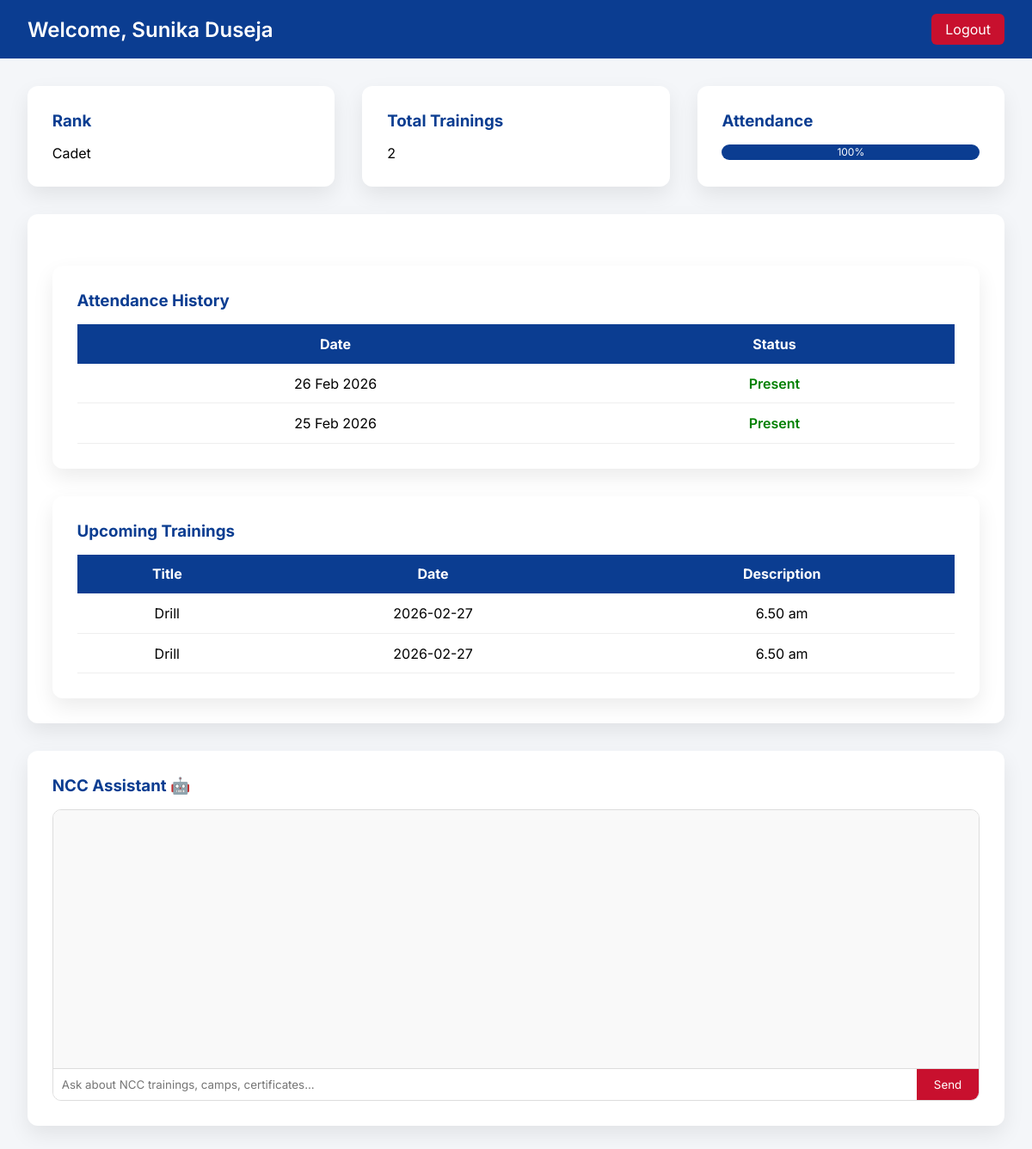
/dashboard.php (signed in), run on the app's committed database.
### tables this page shows
CREATE TABLE `cadets` (
  `id` int(11) NOT NULL,
  `fullname` varchar(100) NOT NULL,
  `dob` date DEFAULT NULL,
  `gender` varchar(10) DEFAULT NULL,
  `course` varchar(100) DEFAULT NULL,
  `phone` varchar(20) DEFAULT NULL,
  `password` varchar(255) NOT NULL,
  `created_at` timestamp NOT NULL DEFAULT current_timestamp(),
  `rank` varchar(50) DEFAULT 'Cadet'
);

CREATE TABLE `attendance` (
  `id` int(11) NOT NULL,
  `cadet_id` int(11) NOT NULL,
  `training_date` date NOT NULL,
  `status` enum('Present','Absent') NOT NULL,
  `created_at` timestamp NOT NULL DEFAULT current_timestamp()
);

CREATE TABLE `training` (
  `id` int(11) NOT NULL,
  `title` varchar(255) NOT NULL,
  `description` text NOT NULL,
  `training_date` date NOT NULL,
  `created_at` timestamp NOT NULL DEFAULT current_timestamp()
);

### dashboard.php (the view, shortened to what this page needs)
<?php
include "config.php";
$cadet_id = $_SESSION['cadet_id'];
$stmt = $conn->prepare("SELECT * FROM cadets WHERE id = ?");
$stmt->bind_param("i", $cadet_id);
$stmt->execute();
$cadet = $stmt->get_result()->fetch_assoc();
$totalQuery = $conn->query("SELECT COUNT(*) as total FROM attendance WHERE cadet_id = $cadet_id");
$total = $totalQuery->fetch_assoc()['total'] ?? 0;
$presentQuery = $conn->query("SELECT COUNT(*) as present FROM attendance WHERE cadet_id = $cadet_id AND status='Present'");
$present = $presentQuery->fetch_assoc()['present'] ?? 0;
$percentage = ($total > 0) ? round(($present / $total) * 100) : 0;
?>
<!DOCTYPE html>
<html>
<head>
</head>
<body>
<div class="topbar">
  <h2>Welcome, <?php echo $cadet['fullname']; ?></h2>
  <a class="logout" href="logout.php">Logout</a>
</div>
<div class="container">
  <div class="grid">
    <div class="card">
      <h3>Rank</h3>
      <p><?php echo $cadet['rank'] ?? "Cadet"; ?></p>
    </div>
    <div class="card">
      <h3>Total Trainings</h3>
      <p><?php echo $total; ?></p>
    </div>
    <div class="card">
      <h3>Attendance</h3>
      <div class="progress-bar">
        <div class="progress" style="width: <?php echo $percentage; ?>%">
          <?php echo $percentage; ?>%
        </div>
      </div>
    </div>
  </div>
  <div class="card" style="margin-top:2rem;">
   <div class="card" style="margin-top:2rem;">
    <h3>Attendance History</h3>
    <table>
        <tr>
            <th>Date</th>
            <th>Status</th>
        </tr>
        <?php
        $history = $conn->query("
            SELECT training_date, status
            FROM attendance
            WHERE cadet_id = $cadet_id
            ORDER BY training_date DESC
        ");
        if ($history && $history->num_rows > 0):
            while ($row = $history->fetch_assoc()):
        ?>
            <tr>
                <td><?php echo date("d M Y", strtotime($row['training_date'])); ?></td>
                <td class="<?php echo strtolower($row['status']); ?>">
                    <?php echo $row['status']; ?>
                </td>
            </tr>
        <?php
            endwhile;
        else:
        ?>
            <tr>
                <td colspan="2">No attendance records found.</td>
            </tr>
        <?php endif; ?>
    </table>
</div>
<div class="card" style="margin-top:2rem;">
  <h3>Upcoming Trainings</h3>
  <table>
    <tr>
      <th>Title</th>
      <th>Date</th>
      <th>Description</th>
    </tr>
    <?php
    $trainings = $conn->query("SELECT * FROM training ORDER BY training_date DESC");
    if ($trainings && $trainings->num_rows > 0):
        while($t = $trainings->fetch_assoc()):
    ?>
      <tr>
        <td><?php echo $t['title']; ?></td>
        <td><?php echo $t['training_date']; ?></td>
        <td><?php echo $t['description']; ?></td>
      </tr>
    <?php
        endwhile;
    else:
    ?>
      <tr>
        <td colspan="3">No trainings available.</td>
      </tr>
    <?php endif; ?>
  </table>
</div>
  </div>
  <div class="card" style="margin-top:2rem;">
    <h3>NCC Assistant 🤖</h3>
    <div class="chat-container">
        <div id="chat-box" class="chat-box"></div>
        <div class="chat-input-area">
            <input type="text" id="user-input" placeholder="Ask about NCC trainings, camps, certificates..." />
            <button onclick="sendMessage()">Send</button>
        </div>
    </div>
</div>
</div>
</body>
</html>

### dashboard.php (style rules this page uses)
:root { --primary:#0b3d91; --secondary:#c8102e; --light:#f4f6f9; --white:#ffffff; --shadow:0 10px 25px rgba(0,0,0,0.08); }
* { margin:0; padding:0; box-sizing:border-box; font-family:'Inter',sans-serif; }
body { background:var(--light); }
.topbar { background:var(--primary); color:white; padding:1rem 2rem; display:flex; justify-content:space-between; align-items:center; }
.topbar h2 { font-weight:600; }
.logout { color:white; text-decoration:none; background:var(--secondary); padding:0.5rem 1rem; border-radius:6px; }
.container { padding:2rem; }
.grid { display:grid; grid-template-columns:repeat(auto-fit,minmax(250px,1fr)); gap:2rem; }
.card { background:var(--white); padding:1.8rem; border-radius:12px; box-shadow:var(--shadow); }
.card h3 { margin-bottom:1rem; color:var(--primary); }
.progress-bar { background:#ddd; border-radius:20px; overflow:hidden; height:18px; }
.chat-container { border: 1px solid #ddd; border-radius: 10px; overflow: hidden; background: #fff; }
.chat-box { height: 300px; overflow-y: auto; padding: 15px; background: #f9f9f9; }
.chat-input-area { display: flex; border-top: 1px solid #ddd; }
.chat-input-area input { flex: 1; padding: 10px; border: none; outline: none; }
.chat-input-area button { background: #c8102e; color: white; border: none; padding: 10px 20px; cursor: pointer; }
.progress { height:100%; background:var(--primary); text-align:center; color:white; font-size:12px; line-height:18px; }
table { width:100%; border-collapse:collapse; margin-top:1rem; }
table th { background:var(--primary); color:white; padding:0.8rem; }
table td { padding:0.8rem; text-align:center; border-bottom:1px solid #eee; }
.present { color:green; font-weight:600; }
.present { color: green; font-weight: 600; }

### data on the page
cadets: fullname "Sunika Duseja", rank "Cadet"
attendance: training_date "26 Feb 2026", status "Present"
attendance: training_date "25 Feb 2026", status "Present"
training: title "Drill", training_date "2026-02-27", description "6.50 am"
training: title "Drill", training_date "2026-02-27", description "6.50 am"

### other printed values
$total "2"
$percentage "100"
